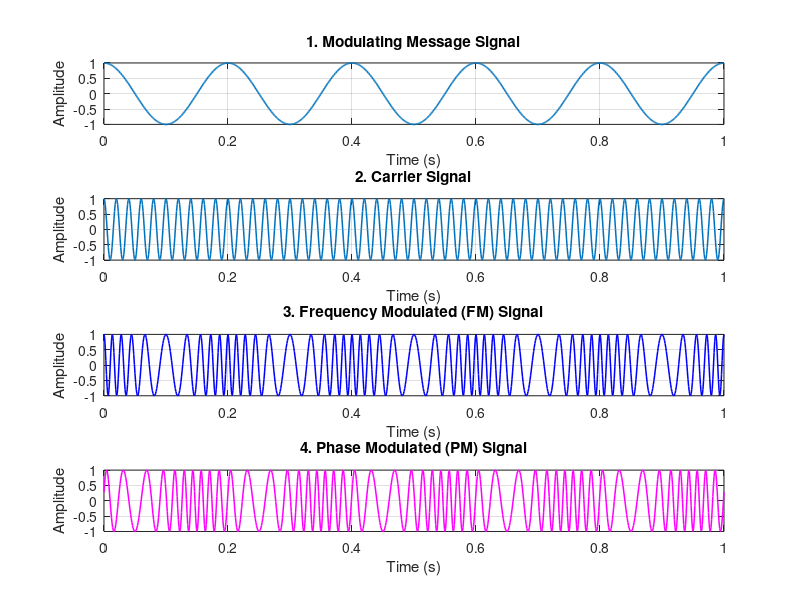

MATLAB code for this plot:
%% EXP 6 - Objective 2: PM Signal Generation & Comparison with FM
clc;
clear;
close all;

% Parameters
Am = 1;
Ac = 1;
fm = 5;
fc = 50;
beta = 5;               % FM modulation index
kp = 5;                 % Phase sensitivity constant (rad/V)
fs = 1000;
t = 0:1/fs:1;

% Signal Generation
m = Am * cos(2 * pi * fm * t);                                 % Message signal
c = Ac * cos(2 * pi * fc * t);                                 % Carrier signal
fm_sig = Ac * cos(2 * pi * fc * t + beta * sin(2 * pi * fm * t)); % FM signal
pm_sig = Ac * cos(2 * pi * fc * t + kp * m);                   % PM signal

% Display
fprintf('--- Objective 2: PM Analysis & Comparison ---\n');
fprintf('Phase Sensitivity (kp)        : %d rad/V\n', kp);
fprintf('Maximum Phase Deviation       : %d radians\n', kp * Am);
fprintf('Comparison: FM instantaneous phase integrates m(t), while PM tracks m(t) directly.\n');

% Plotting Complete Comparison
figure('Name', 'Objective 2: FM vs PM Comparison', 'NumberTitle', 'off');

subplot(4,1,1);
plot(t, m, 'LineWidth', 1.2);
title('1. Modulating Message Signal');
xlabel('Time (s)'); ylabel('Amplitude');
grid on;

subplot(4,1,2);
plot(t, c, 'LineWidth', 1.1);
title('2. Carrier Signal');
xlabel('Time (s)'); ylabel('Amplitude');
grid on;

subplot(4,1,3);
plot(t, fm_sig, 'b', 'LineWidth', 1.1);
title('3. Frequency Modulated (FM) Signal');
xlabel('Time (s)'); ylabel('Amplitude');
grid on;

subplot(4,1,4);
plot(t, pm_sig, 'm', 'LineWidth', 1.1);
title('4. Phase Modulated (PM) Signal');
xlabel('Time (s)'); ylabel('Amplitude');
grid on;
